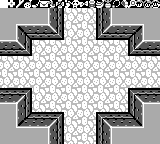

Tiled map render using the project's own tile images. Description and the whole map definition, tile-layer contents included, below:
An orthogonal 20x18 tile map with 8x8 px tiles, 2 tile layers (bg, Tile Layer 1), 6 tilesets.

<map version="1.2" tiledversion="1.2.2" orientation="orthogonal" renderorder="right-down" width="20" height="18" tilewidth="8" tileheight="8" infinite="0" nextlayerid="3" nextobjectid="1">
 <tileset firstgid="1" source="items-2.tsx" />
 <tileset firstgid="65" source="dungeon-items.tsx" />
 <tileset firstgid="81" source="overworld-landscape.tsx" />
 <tileset firstgid="177" source="walls-a.tsx" />
 <tileset firstgid="209" source="floor-a.tsx" />
 <tileset firstgid="225" source="font.tsx" />
 <layer id="2" name="bg" width="20" height="18">
  <data encoding="csv">
157,50,51,52,53,54,55,56,57,58,49,80,78,79,42,157,157,157,157,157,
209,210,209,210,209,210,209,210,209,210,209,210,209,210,209,210,209,210,209,210,
211,212,211,212,211,212,211,212,211,212,211,212,211,212,211,212,211,212,211,212,
209,210,209,210,209,210,209,210,209,210,209,210,209,210,209,210,209,210,209,210,
211,212,211,212,211,212,211,212,211,212,211,212,211,212,211,212,211,212,211,212,
209,210,209,210,209,210,209,210,209,210,209,210,209,210,209,210,209,210,209,210,
211,212,211,212,211,212,211,212,211,212,211,212,211,212,211,212,211,212,211,212,
209,210,209,210,209,210,209,210,209,210,209,210,209,210,209,210,209,210,209,210,
211,212,211,212,211,212,211,212,211,212,211,212,211,212,211,212,211,212,211,212,
209,210,209,210,209,210,209,210,209,210,209,210,209,210,209,210,209,210,209,210,
211,212,211,212,211,212,211,212,211,212,211,212,211,212,211,212,211,212,211,212,
209,210,209,210,209,210,209,210,209,210,209,210,209,210,209,210,209,210,209,210,
211,212,211,212,211,212,211,212,211,212,211,212,211,212,211,212,211,212,211,212,
209,210,209,210,209,210,209,210,209,210,209,210,209,210,209,210,209,210,209,210,
211,212,211,212,211,212,211,212,211,212,211,212,211,212,211,212,211,212,211,212,
209,210,209,210,209,210,209,210,209,210,209,210,209,210,209,210,209,210,209,210,
211,212,211,212,211,212,211,212,211,212,211,212,211,212,211,212,211,212,211,212,
209,210,209,210,209,210,209,210,209,210,209,210,209,210,209,210,209,210,209,210
</data>
 </layer>
 <layer id="1" name="Tile Layer 1" width="20" height="18">
  <data encoding="csv">
176,359,372,373,375,360,361,362,363,365,369,370,371,374,377,378,379,366,367,368,
173,173,173,173,173,173,187,1610612937,0,0,0,0,2684354761,3221225659,173,173,173,173,173,173,
173,173,173,173,173,173,187,1610612937,0,0,0,0,2684354761,3221225659,173,173,173,173,173,173,
173,173,2684354739,2684354747,2684354747,2684354747,1610612918,1610612937,0,0,0,0,2684354761,182,2684354747,2684354747,2684354747,3221225651,173,173,
173,173,187,2684354755,201,201,201,1610612934,0,0,0,0,198,201,201,201,3221225667,3221225659,173,173,
2684354747,2684354747,1610612918,1610612937,0,0,0,0,0,0,0,0,0,0,0,0,2684354761,182,2684354747,2684354747,
201,201,201,1610612934,0,0,0,0,0,0,0,0,0,0,0,0,198,201,201,201,
0,0,0,0,0,0,0,0,0,0,0,0,0,0,0,0,0,0,0,0,
0,0,0,0,0,0,0,0,0,0,0,0,0,0,0,0,0,0,0,0,
0,0,0,0,0,0,0,0,0,0,0,0,0,0,0,0,0,0,0,0,
0,0,0,0,0,0,0,0,0,0,0,0,0,0,0,0,0,0,0,0,
3221225673,3221225673,3221225673,3221225670,0,0,0,0,0,0,0,0,0,0,0,0,2684354758,3221225673,3221225673,3221225673,
1610612923,1610612923,3221225654,1610612937,0,0,0,0,0,0,0,0,0,0,0,0,2684354761,2684354742,1610612923,1610612923,
173,173,187,1610612937,0,0,0,0,0,0,0,0,0,0,0,0,2684354761,3221225659,173,173,
173,173,187,195,3221225673,3221225673,3221225673,3221225670,0,0,0,0,2684354758,3221225673,3221225673,3221225673,1610612931,3221225659,173,173,
173,173,179,1610612923,1610612923,1610612923,3221225654,1610612937,0,0,0,0,2684354761,2684354742,1610612923,1610612923,1610612923,1610612915,173,173,
173,173,173,173,173,173,187,1610612937,0,0,0,0,2684354761,3221225659,173,173,173,173,173,173,
173,173,173,173,173,173,187,1610612937,0,0,0,0,2684354761,3221225659,173,173,173,173,173,173
</data>
 </layer>
</map>
